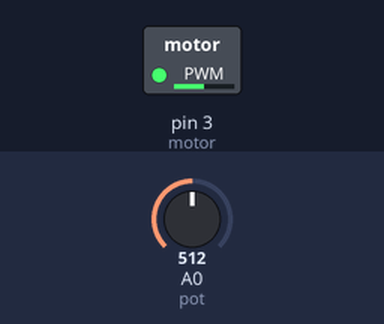
Simulated run of this sketch. Board: Arduino Uno, built with avr-gcc and run on an emulated ATmega328P. Shown: switched loads named in the sketch (green lamp = pin HIGH). The test bench sets the inputs (shaded band); at power-on: A0 (pot) = 512.

Above: at 1.2 s.
1.3 s: A0 (pot) set to 716
At 1.7 s:
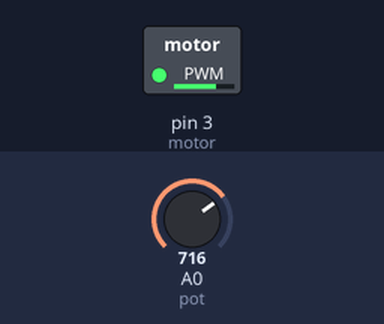
2.8 s: A0 (pot) set to 900
At 4.0 s:
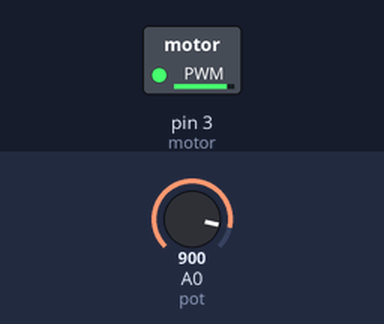
4.3 s: A0 (pot) set to 122
At 5.2 s:
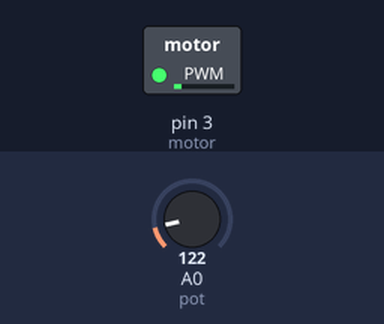
5.8 s: A0 (pot) set to 0
At 6.6 s:
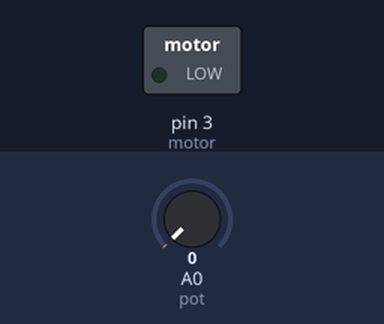
7.3 s: A0 (pot) set to 511
At 8.7 s:
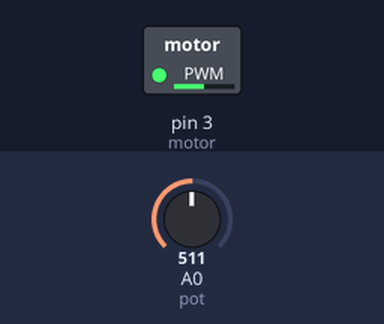
Timing chart, 0 to 9.8 s (numbered marks = the images above; inputs shaded):
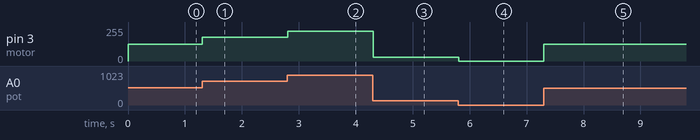

The sketch:

Curso_de_Arduino__19_-_Controlando_a_rota__o_de_motores_DC.ino
```cpp
#define pot A0
#define motor 3
#define tempo 10
int valpot;

void setup() {
  pinMode(motor,OUTPUT);
  pinMode(pot,INPUT);
  valpot=0;
}

void loop() {
  valpot=map(analogRead(pot),0,1023,0,255);
  analogWrite(motor,valpot);
  delay(tempo);
}
```

Measured:
- after the input at 1.3 s, pin 3 (motor): 127/255 → 178/255 at once
- after the input at 2.8 s, pin 3 (motor): 178/255 → 224/255 at once
- after the input at 4.3 s, pin 3 (motor): 224/255 → 30/255 at once
- after the input at 5.8 s, pin 3 (motor): 30/255 → 0/255 at once
- after the input at 7.3 s, pin 3 (motor): 0/255 → 127/255 at once
